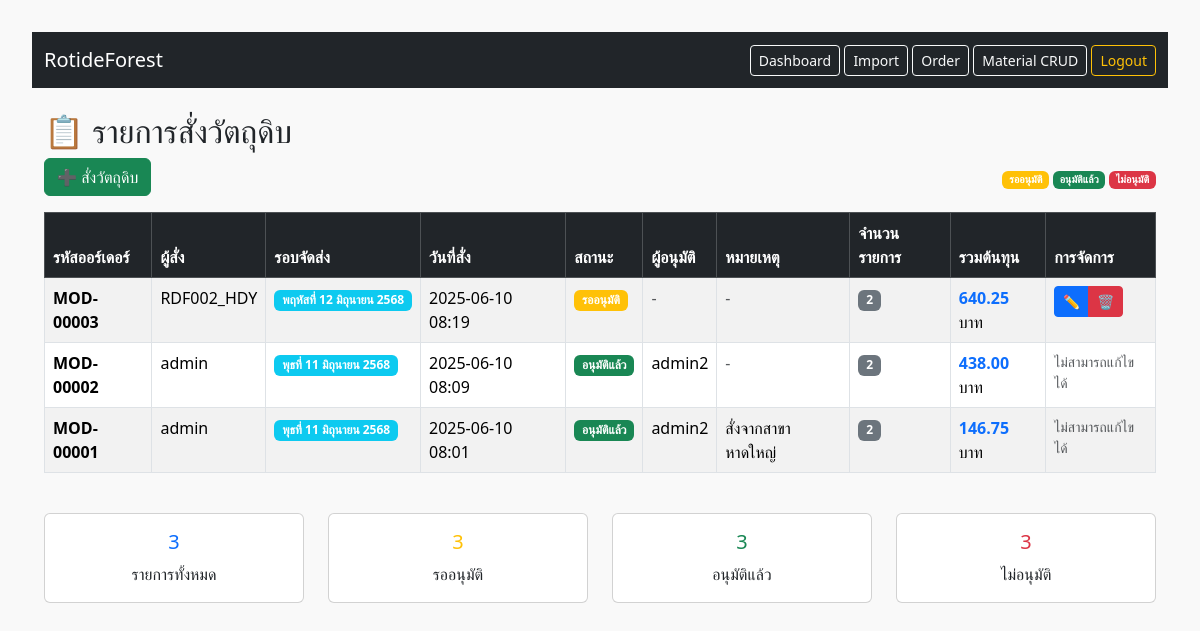
Screenshot of / (signed in) with the database file from the repository.
### inventory/models.py (models this page shows, shortened)
class MaterialOrder(models.Model):
    APPROVAL_STATUS_CHOICES = [
        ('pending', 'รออนุมัติ'),
        ('approved', 'อนุมัติแล้ว'),
        ('rejected', 'ไม่อนุมัติ'),
    ]
    quantity = models.IntegerField(default=0, null=True, blank=True)
    total_cost = models.FloatField(default=0, null=True, blank=True)
    ordered_by = models.ForeignKey(User, on_delete=models.CASCADE, verbose_name="ผู้สั่ง")
    created_at = models.DateTimeField(auto_now_add=True, verbose_name="วันที่สั่ง")
    updated_at = models.DateTimeField(auto_now=True)
    note = models.TextField(blank=True, verbose_name="หมายเหตุ")
    delivery_round = models.ForeignKey(
        DeliveryRound,
        on_delete=models.SET_NULL,
        null=True,
        blank=True,
        verbose_name="รอบจัดส่ง"
    )
    approval_status = models.CharField(
        max_length=20,
        choices=APPROVAL_STATUS_CHOICES,
        default='pending',
        verbose_name="สถานะอนุมัติ"
    )
    approved_by = models.ForeignKey(
        User,
        on_delete=models.SET_NULL,
        null=True,
        blank=True,
        related_name='approved_orders',
        verbose_name="ผู้อนุมัติ"
    )
    approved_at = models.DateTimeField(null=True, blank=True, verbose_name="วันที่อนุมัติ")
    class Meta:
        verbose_name = "รายการสั่งซื้อ"
        verbose_name_plural = "รายการสั่งซื้อ"
        ordering = ['-created_at']

class DeliveryRound(models.Model):
    name = models.CharField(max_length=100, verbose_name="ชื่อรอบจัดส่ง")
    description = models.TextField(blank=True, verbose_name="รายละเอียด")
    is_active = models.BooleanField(default=True, verbose_name="เปิดใช้งาน")
    created_at = models.DateTimeField(auto_now_add=True)
    class Meta:
        verbose_name = "รอบจัดส่ง"
        verbose_name_plural = "รอบจัดส่ง"
        ordering = ['name']

### inventory/views.py (the view)
# urls.py: path('', views.home, name='home'),
@login_required
def home(request):
    orders = MaterialOrder.objects.all().order_by('-created_at')
    status_counts = MaterialOrder.objects.aggregate(
        total=Count('id'),
        pending=Count('id', filter=Q(approval_status='pending')),
        approved=Count('id', filter=Q(approval_status='approved')),
        rejected=Count('id', filter=Q(approval_status='rejected'))
    )
    return render(request, 'inventory/home.html', {
        'orders': orders,
        'status_counts': status_counts
    })

### inventory/templates/inventory/home.html (shortened to what this page needs)
{% extends 'inventory/base.html' %}
{% block content %}
<h2>📋 รายการสั่งวัตถุดิบ</h2>
<div class="d-flex justify-content-between align-items-center mb-3">
  <a href="{% url 'order_material' %}" class="btn btn-success">
     ➕ สั่งวัตถุดิบ
  </a>
  <div>
    <small class="text-muted">
      <span class="badge bg-warning">รออนุมัติ</span>
      <span class="badge bg-success">อนุมัติแล้ว</span>
      <span class="badge bg-danger">ไม่อนุมัติ</span>
    </small>
  </div>
</div>
<div class="table-responsive">
  <table class="table table-striped table-bordered">
    <thead class="table-dark">
      <tr>
        <th>รหัสออร์เดอร์</th>
        <th>ผู้สั่ง</th>
        <th>รอบจัดส่ง</th>
        <th>วันที่สั่ง</th>
        <th>สถานะ</th>
        <th>ผู้อนุมัติ</th>
        <th>หมายเหตุ</th>
        <th>จำนวนรายการ</th>
        <th>รวมต้นทุน</th>
        <th>การจัดการ</th>
      </tr>
    </thead>
    <tbody>
      {% for order in orders %}
      <tr>
        <td>
          <strong>MOD-{{ order.id|stringformat:"05d" }}</strong>
        </td>
        <td>{{ order.ordered_by.username }}</td>
        <td>
          {% if order.delivery_round %}
            <span class="badge bg-info">{{ order.delivery_round.name }}</span>
          {% else %}
            <span class="text-muted">-</span>
          {% endif %}
        </td>
        <td>{{ order.created_at|date:"Y-m-d H:i" }}</td>
        <td>
          {% if order.approval_status == 'pending' %}
            <span class="badge bg-warning">รออนุมัติ</span>
          {% elif order.approval_status == 'approved' %}
            <span class="badge bg-success">อนุมัติแล้ว</span>
          {% elif order.approval_status == 'rejected' %}
            <span class="badge bg-danger">ไม่อนุมัติ</span>
          {% endif %}
        </td>
        <td>
          {% if order.approved_by %}
            {{ order.approved_by.username }}
          {% else %}
            <span class="text-muted">-</span>
          {% endif %}
        </td>
        <td>
          {% if order.note %}
            <span title="{{ order.note }}">
              {{ order.note|truncatechars:30 }}
            </span>
          {% else %}
            <span class="text-muted">-</span>
          {% endif %}
        </td>
        <td>
          <span class="badge bg-secondary">{{ order.items.count }}</span>
        </td>
        <td>
          <strong class="text-primary">{{ order.total_cost|floatformat:2 }}</strong> บาท
        </td>
        <td>
          <div class="btn-group btn-group-sm" role="group">
            {% if order.approval_status == 'pending' %}
              <a href="{% url 'order_edit' order.id %}" class="btn btn-primary" title="แก้ไข">
                ✏️
              </a>
              <a href="{% url 'order_delete' order.id %}" class="btn btn-danger" title="ลบ">
                🗑️
              </a>
            {% else %}
              <span class="text-muted small">ไม่สามารถแก้ไขได้</span>
            {% endif %}
          </div>
        </td>
      </tr>
      {% endfor %}
    </tbody>
  </table>
</div>
<div class="row mt-4">
  <div class="col-md-3">
    <div class="card text-center">
      <div class="card-body">
        <h5 class="card-title text-primary">{{ orders.count }}</h5>
        <p class="card-text">รายการทั้งหมด</p>
      </div>
    </div>
  </div>
  <div class="col-md-3">
    <div class="card text-center">
      <div class="card-body">
        <h5 class="card-title text-warning">
          {{ orders|length }}
        </h5>
        <p class="card-text">รออนุมัติ</p>
      </div>
    </div>
  </div>
  <div class="col-md-3">
    <div class="card text-center">
      <div class="card-body">
        <h5 class="card-title text-success">
          {{ orders|length }}
        </h5>
        <p class="card-text">อนุมัติแล้ว</p>
      </div>
    </div>
  </div>
  <div class="col-md-3">
    <div class="card text-center">
      <div class="card-body">
        <h5 class="card-title text-danger">
          {{ orders|length }}
        </h5>
        <p class="card-text">ไม่อนุมัติ</p>
      </div>
    </div>
  </div>
</div>
{% endblock %}

### inventory/templates/inventory/base.html (style rules this page uses)
body { padding: 2rem; background-color: #f9f9f9; }

### rows the page displays
MaterialOrder: id "00003", ordered_by.username "RDF002_HDY", delivery_round.name "พฤหัสที่ 12 มิถุนายน 2568", created_at "2025-06-10 08:19", approval_status "รออนุมัติ", items.count "2", total_cost "640.25"
MaterialOrder: id "00002", ordered_by.username "admin", delivery_round.name "พุธที่ 11 มิถุนายน 2568", created_at "2025-06-10 08:09", approval_status "อนุมัติแล้ว", approved_by.username "admin2", items.count "2", total_cost "438.00"
MaterialOrder: id "00001", ordered_by.username "admin", delivery_round.name "พุธที่ 11 มิถุนายน 2568", created_at "2025-06-10 08:01", approval_status "อนุมัติแล้ว", approved_by.username "admin2", note "สั่งจากสาขาหาดใหญ่", items.count "2", total_cost "146.75"

### other values shown
{{ orders.count }} "3"
{{ orders|length }} "3"
